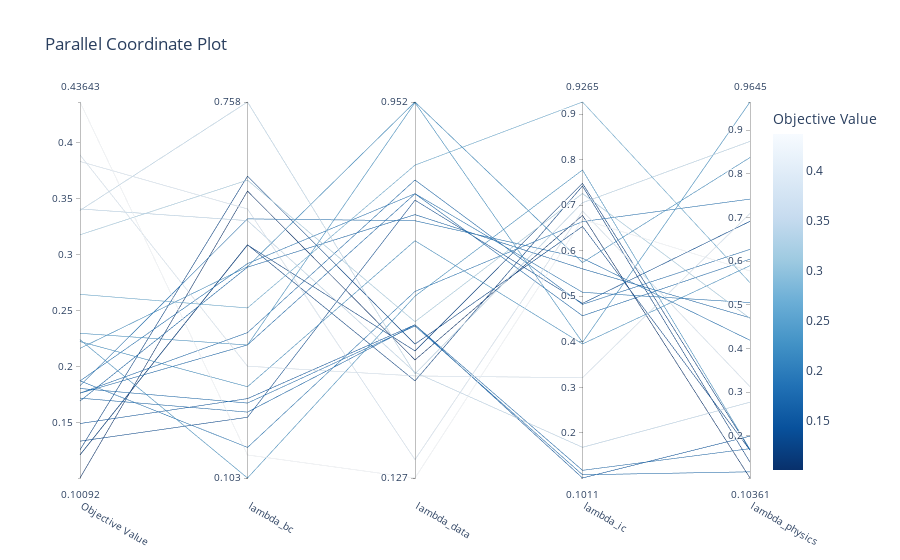

Source (notebook cell):
### Code cell
optuna.visualization.plot_parallel_coordinate(study_lambdas)
